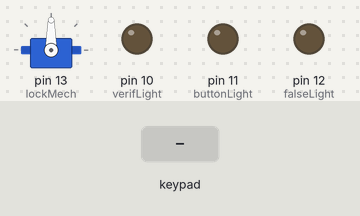
The sketch below on a simulated Arduino Uno, built with avr-gcc and run on an emulated ATmega328P. Parts: servo, output pins drawn as LEDs (lit = HIGH). Dashed ring = blinking. Inputs (shaded band) come from the test bench. What the sketch prints to the serial monitor is not drawn.

Above: at 1.2 s.
1.3 s: keypad keys 9 8 7 6 pressed 0.4 s apart
At 1.8 s:
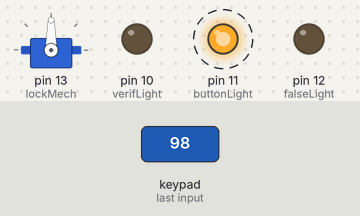
4.4 s: key '1' pressed
At 5.4 s:
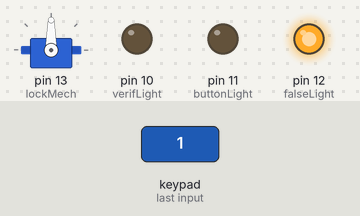
7.1 s: keypad keys 9 8 7 6 # pressed 0.4 s apart
At 10.4 s:
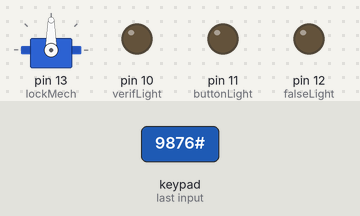
10.6 s: keypad keys 9 8 7 6 * pressed 0.4 s apart
At 12.9 s:
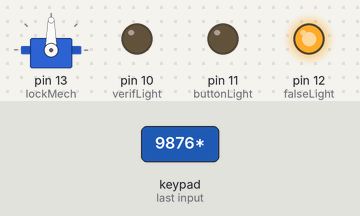
Timing chart, 0 to 14.9 s (numbered marks = the images above; inputs shaded):
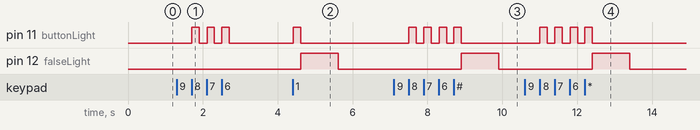

Measured:
- after the input at 1.3 s, pin 11 (buttonLight): alternates HIGH for 0.20 s and LOW for 0.20 s, 6 changes in all, then stays LOW, starting after 0.40 s
- after the input at 4.4 s, pin 11 (buttonLight): LOW → HIGH at once, → LOW 0.20 s later; pin 12 (falseLight): LOW → HIGH after 0.21 s, → LOW 1.0 s later
- after the input at 7.1 s, pin 11 (buttonLight): alternates HIGH for 0.20 s and LOW for 0.20 s, 8 changes in all, then stays LOW, starting after 0.41 s; pin 12 (falseLight): LOW → HIGH after 1.8 s, → LOW 1.0 s later
- after the input at 10.6 s, pin 11 (buttonLight): alternates HIGH for 0.20 s and LOW for 0.20 s, 8 changes in all, then stays LOW, starting after 0.41 s; pin 12 (falseLight): LOW → HIGH after 1.8 s, → LOW 1.0 s later

The sketch:

keypad_password_storage.ino
```cpp
#include <Keypad.h>

#include <Servo.h>//was already installed on my version of this IDE 1.6.0

Servo lockMech;//declaring my servo
int deg=90;
const byte numRows= 4; //number of rows on the keypad
const byte numCols= 4; //number of columns on the keypad
const int  verifLight= 10; //password lights, verification is green, false is red
const int  falseLight = 12;
const int  buttonLight =11;
//boolean servoUnlock=false;//may not need
char combo[4]="";//this is the users password attempt stored in an array
char unlock[4]={'6','A','4','#'};//this is the hardcoded password since its meant as a backup to get into a house
boolean light[4]={false,false,false,false};//just a boolean array that stores comparison of user input and hardcoded password
//keymap defines the key pressed according to the row and columns just as appears on the keypad
char keymap[numRows][numCols]=
{
{'1', '2', '3', 'A'},
{'4', '5', '6', 'B'},
{'7', '8', '9', 'C'},
{'*', '0', '#', 'D'}
};

//Code that shows the the keypad connections to the arduino terminals
byte rowPins[numRows] = {9,8,7,6}; //Rows 0 to 3 again utilizing the pins 6-9
byte colPins[numCols]= {5,4,3,2}; //Columns 0 to 3 again utilizing the pins 2-5
//Initializes the internal keymap to be equal to userKeymap and uses pins 6-9 as rows and 2-5 as columns
Keypad keypad= Keypad(makeKeymap(keymap), rowPins, colPins, numRows, numCols);//initializes an instance of the Keypad class


void setup(){
  lockMech.attach(13);//attaches servo to Digital IO pin 13
  lockMech.write(deg);
  Serial.begin(9600);
  pinMode(verifLight,OUTPUT);//initialize the led pin as output
  pinMode(falseLight,OUTPUT);
  pinMode(buttonLight, OUTPUT);
  Serial.println("Press any key to start password attempt");
}

void loop(){


 char key = keypad.getKey();
  if (key != NO_KEY)//NO_KEY is self explanatory
  {
  //----------------key 1 of the password-----------------------------
  Serial.print("\nEnter KEY 1: ");
  char key = keypad.waitForKey();
  digitalWrite(buttonLight,HIGH);
  delay(200);
  digitalWrite(buttonLight,LOW);
  Serial.println(key);
  combo[0]=key;
  //----------------key 2 of the password-----------------------------
  Serial.print("\nEnter KEY 2: ");
  key = keypad.waitForKey();
  digitalWrite(buttonLight,HIGH);
  delay(200);
  digitalWrite(buttonLight,LOW);
  Serial.println(key);
  combo[1]=key;
  //----------------key 3 of the password-----------------------------
  Serial.print("\nEnter KEY 3: ");
  key = keypad.waitForKey();
  digitalWrite(buttonLight,HIGH);
  delay(200);
  digitalWrite(buttonLight,LOW);
  Serial.println(key);
  combo[2]=key;
  //----------------key 4 of the password-----------------------------
  Serial.print("\nEnter KEY 4: ");
  key = keypad.waitForKey();
  digitalWrite(buttonLight,HIGH);
  delay(200);
  digitalWrite(buttonLight,LOW);
  Serial.println(key);
  combo[3]=key;
  //-----------------------------------------------------
  for(int i=0;i<4;i++){
     Serial.print(combo[i] );
   if(combo[i]==unlock[i])//compares users input to hardcoded password and sets each char comparison true or false
    light[i]=true;
   else
    light[i]=false;
  }


if(light[1]&&light[1]&&light[2]&&light[3]){//if password is correct then turn on light and call servoResponse
  Serial.println("\nPassword Correct");
    digitalWrite(verifLight, HIGH);
    delay(1000);
    digitalWrite(verifLight, LOW);

servoResponse(true);
}

else{
  Serial.println("\nAccess Denied");
  digitalWrite(falseLight,HIGH);
  delay(1000);
  digitalWrite(falseLight,LOW);
}
}
}

void servoResponse(boolean unlock){
  if(unlock){
    digitalWrite(verifLight, HIGH);
  Serial.println("Door Unlocking");
  for (deg = 90; deg <= 180; deg += 1) { // 0 degrees to 90 degrees
    lockMech.write(deg);              //accumulates degress every pass through the loop until it unlocks fully at 90 degrees
    delay(15);
  }
  delay(5000);//keeps door unlocked for 5 seconds before relocking
  digitalWrite(verifLight, LOW);

  Serial.println("Door Locking");
  digitalWrite(falseLight, HIGH);
  for (deg = 180; deg >=90 ; deg--) { //locks door after 5 seconds

    lockMech.write(deg);
    delay(15);
  }
    delay(2000);
       digitalWrite(falseLight, LOW) ;
  }

return ;
}
```
